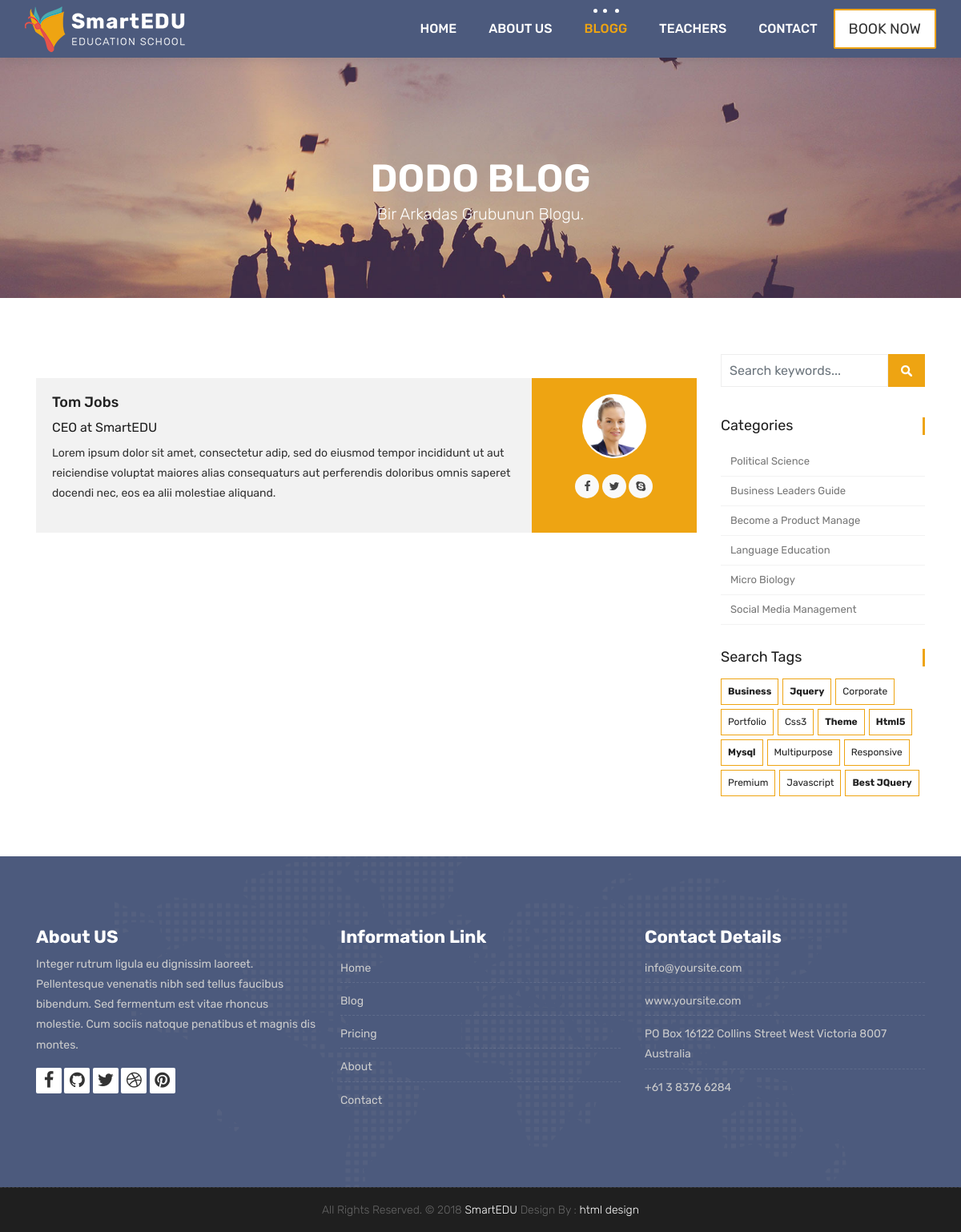
The app's page /blogg/, older data.
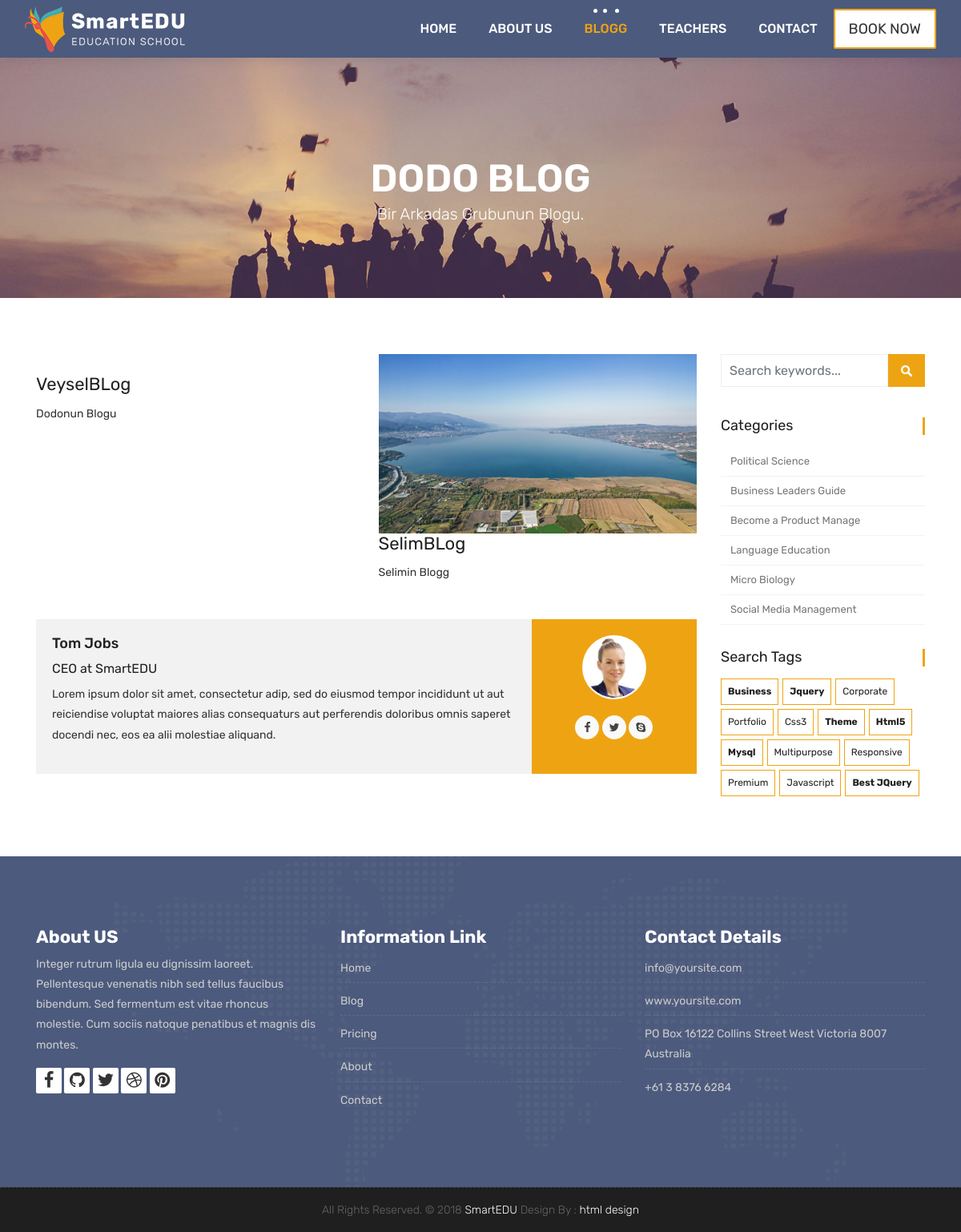
The same page, newer data.
### blogg/models.py (models this page shows, shortened)
class Blog(models.Model):
    STATUS = (
        ('True', 'Evet'),
        ('False', 'Hayir'),
    )
    title = models.CharField(max_length=50)
    description = models.CharField(blank=True, max_length=400)
    keywords = models.CharField(blank=True, max_length=200)
    image = models.ImageField(blank=True)
    create_at = models.DateTimeField(auto_now_add=True)
    detail = models.TextField()
    status = models.CharField(max_length=10, choices=STATUS)

### blogg/views.py (the view)
# urls.py: path('', views.blogg_list, name="blogg"),
def blogg_list(request):
    bloggs = Blog.objects.all()
    context = {
        'bloggs': bloggs
    }
    return render(request, 'blogg.html',context)

### templates/blogg.html
{% extends 'partials/_base.html' %}
{% load static %}
{% block content %}
	<div class="all-title-box">
		<div class="container text-center">
			<h1>DODO BLOG<span class="m_1">Bir arkadas grubunun blogu.</span></h1>
		</div>
	</div>
    <div id="overviews" class="section wb">
        <div class="container">
            <div class="row">
                <div class="col-lg-9 blog-post-single">
					<div class="row">
						{% for blogg in bloggs %}
                        <div class="col-lg-6 col-md-6 col-12" >
                            <div class="blogg-item">
                                <div class="image-blog">
                                    <img src="{{ blogg.image.url }}" alt="" class="img-fluid">
                                </div>
                                <div class="blogg-br">
                                    <div class="blogg-title">
                                        <h2><a href="#" title="">{{ blogg.title }}</a></h2>
                                    </div>
                                    <div class="blogg-desc">
                                        <p>{{ blogg.description }} </p>
                                    </div>
                                </div>
                            </div>
                        </div>
						{% endfor %}
                    </div>
					<div class="blog-author">
						<div class="author-bio">
							<h3 class="author_name"><a href="#">Tom Jobs</a></h3>
							<h5>CEO at <a href="#">SmartEDU</a></h5>
							<p class="author_det">
								Lorem ipsum dolor sit amet, consectetur adip, sed do eiusmod tempor incididunt  ut aut reiciendise voluptat maiores alias consequaturs aut perferendis doloribus omnis saperet docendi nec, eos ea alii molestiae aliquand.
							</p>
						</div>
						<div class="author-desc">
							<img src="images/author.jpg" alt="about author">
							<ul class="author-social">
								<li><a href="#"><i class="fa fa-facebook"></i></a></li>
								<li><a href="#"><i class="fa fa-twitter"></i></a></li>
								<li><a href="#"><i class="fa fa-skype"></i></a></li>
							</ul>
						</div>
					</div>
                </div>
				<div class="col-lg-3 col-12 right-single">
					<div class="widget-search">
						<div class="site-search-area">
							<form method="get" id="site-searchform" action="#">
								<div>
									<input class="input-text form-control" name="search-k" id="search-k" placeholder="Search keywords..." type="text">
									<input id="searchsubmit" value="Search" type="submit">
								</div>
							</form>
						</div>
					</div>
					<div class="widget-categories">
						<h3 class="widget-title">Categories</h3>
						<ul>
							<li><a href="#">Political Science</a></li>
							<li><a href="#">Business Leaders Guide</a></li>
							<li><a href="#">Become a Product Manage</a></li>
							<li><a href="#">Language Education</a></li>
							<li><a href="#">Micro Biology</a></li>
							<li><a href="#">Social Media Management</a></li>
						</ul>
					</div>
					<div class="widget-tags">
						<h3 class="widget-title">Search Tags</h3>
						<ul class="tags">
							<li><a href="#"><b>business</b></a></li>
							<li><a href="#"><b>jquery</b></a></li>
							<li><a href="#">corporate</a></li>
							<li><a href="#">portfolio</a></li>
							<li><a href="#">css3</a></li>
							<li><a href="#"><b>theme</b></a></li>
							<li><a href="#"><b>html5</b></a></li>
							<li><a href="#"><b>mysql</b></a></li>
							<li><a href="#">multipurpose</a></li>
							<li><a href="#">responsive</a></li>
							<li><a href="#">premium</a></li>
							<li><a href="#">javascript</a></li>
							<li><a href="#"><b>Best jQuery</b></a></li>
						</ul>
					</div>
				</div>
            </div>
        </div>
    </div>
   {% endblock %}

### templates/partials/_base.html (shortened to what this page needs)
{% load static %}
<!DOCTYPE html>
<html lang="en">
    <link rel="stylesheet" href="{% static 'css/bootstrap.min.css' %}">
    <link rel="stylesheet" href="{% static 'style.css' %}">
    <link rel="stylesheet" href="{% static 'css/versions.css' %}">
    <link rel="stylesheet" href="{% static 'css/responsive.css' %}">
    <link rel="stylesheet" href="{% static 'css/custom.css' %}">
</head>
<body class="host_version">
	{% include 'partials/_navbar.html' %}
    {% block content %}
    {% endblock %}
   {%include 'partials/_footer.html' %}

### templates/partials/_navbar.html (shortened to what this page needs)
{% load static %}
<header class="top-navbar">
    <nav class="navbar navbar-expand-lg navbar-light bg-light">
        <div class="container-fluid">
            <a class="navbar-brand" href="{% url 'index' %}">
                <img src="{% static 'images/logo.png' %}" alt="" />
            </a>
            <div class="collapse navbar-collapse" id="navbars-host">
                <ul class="navbar-nav ml-auto">
                    <li class="nav-item {% if '/'  == request.path %} active {% endif %}"><a class="nav-link" href="{% url 'index' %}">Home</a></li>
                    <li class="nav-item {% if 'about'  in request.path %} active {% endif %}"><a class="nav-link" href="{% url 'about' %}">About  Us</a></li>
                    <li class="nav-item {% if 'blogg' in request.path %} active {% endif %}"><a class="nav-link" href="{% url 'blogg' %}">Blogg</a></li>
                    <li class="nav-item"><a class="nav-link" href="teachers.html">Teachers</a></li>
                    <li class="nav-item"><a class="nav-link" href="contact.html">Contact</a></li>
                </ul>
                <ul class="nav navbar-nav navbar-right">
                    <li><a class="hover-btn-new log orange" href="#" data-toggle="modal" data-target="#login"><span>Book Now</span></a></li>
                </ul>
            </div>
        </div>
    </nav>
</header>

### templates/partials/_footer.html (shortened to what this page needs)
{% load static %}
<footer class="footer">
    <div class="container">
        <div class="row">
            <div class="col-lg-4 col-md-4 col-xs-12">
                <div class="widget clearfix">
                    <div class="widget-title">
                        <h3>About US</h3>
                    </div>
                    <p> Integer rutrum ligula eu dignissim laoreet. Pellentesque venenatis nibh sed tellus faucibus bibendum. Sed fermentum est vitae rhoncus molestie. Cum sociis natoque penatibus et magnis dis montes.</p>
                    <div class="footer-right">
                        <ul class="footer-links-soi">
                            <li><a href="#"><i class="fa fa-facebook"></i></a></li>
                            <li><a href="#"><i class="fa fa-github"></i></a></li>
                            <li><a href="#"><i class="fa fa-twitter"></i></a></li>
                            <li><a href="#"><i class="fa fa-dribbble"></i></a></li>
                            <li><a href="#"><i class="fa fa-pinterest"></i></a></li>
                        </ul>
                    </div>
                </div>
            </div>
            <div class="col-lg-4 col-md-4 col-xs-12">
                <div class="widget clearfix">
                    <div class="widget-title">
                        <h3>Information Link</h3>
                    </div>
                    <ul class="footer-links">
                        <li><a href="#">Home</a></li>
                        <li><a href="#">Blog</a></li>
                        <li><a href="#">Pricing</a></li>
                        <li><a href="#">About</a></li>
                        <li><a href="#">Contact</a></li>
                    </ul>
                </div>
            </div>
            <div class="col-lg-4 col-md-4 col-xs-12">
                <div class="widget clearfix">
                    <div class="widget-title">
                        <h3>Contact Details</h3>
                    </div>
                    <ul class="footer-links">
                        <li><a href="mailto:#">info@yoursite.com</a></li>
                        <li><a href="#">www.yoursite.com</a></li>
                        <li>PO Box 16122 Collins Street West Victoria 8007 Australia</li>
                        <li>+61 3 8376 6284</li>
                    </ul>
                </div>
            </div>
        </div>
    </div>
</footer>
<div class="copyrights">
    <div class="container">
        <div class="footer-distributed">
            <div class="footer-center">
                <p class="footer-company-name">All Rights Reserved. &copy; 2018 <a href="#">SmartEDU</a> Design By : <a href="https://html.design/">html design</a></p>
            </div>
        </div>
    </div>
</div>
</body>
</html>

Row changes from the older to the newer data that the page shows:
added Blog: title "VeyselBLog", description "Dodonun Blogu"
added Blog: image (picture), title "SelimBLog", description "Selimin Blogg"
